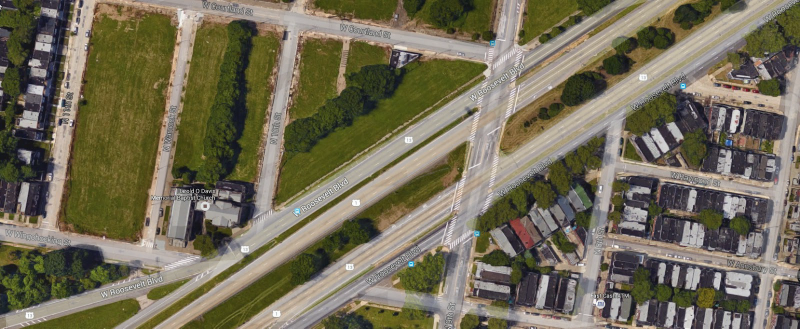
%> input picture input_image4.png, 1600 x 657 px (shown at 1/2 size)
$ octave road_extraction4.m   (GNU Octave 9; MATLAB toolbox functions it lacks are replaced by stand-ins)
%> lines starting %> are read from the running program, lines starting %| are printed output that depends on the picture; in (x1, y1, x2, y2) boxes, pixels count from 0 and x2, y2 are one past the last pixel; in counts of white or black regions, pixels touching at a corner belong together; the program's own positions count from 1
clc
clear all;
close all;
I=imread('input_image4.png');
%> I is the input picture: size 657x1600x3 uint8; mean R, G, B 115.7, 109.4, 88.4
figure;
imshow(I);
title('Original image');

J=rgb2gray(I);
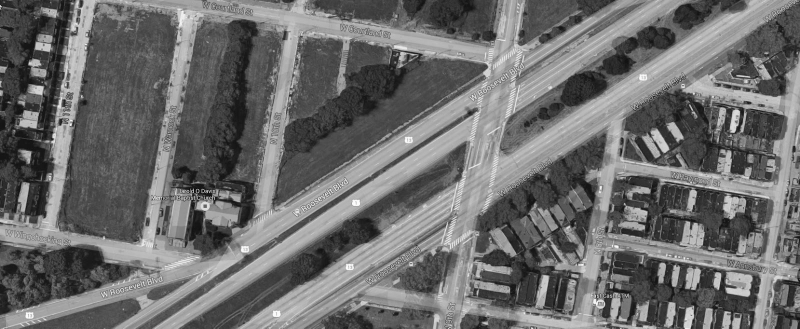
%> J: size 657x1600 uint8 (shown at 1/2 size); min 0, max 255, mean 108.9
%whos
figure,imshow(J);
title('grayscale image');
% [7 lines of commented-out code are left out]
figure;
imshow(J);

level = graythresh(J);
%> level = 0.455
I=im2bw(J,level);
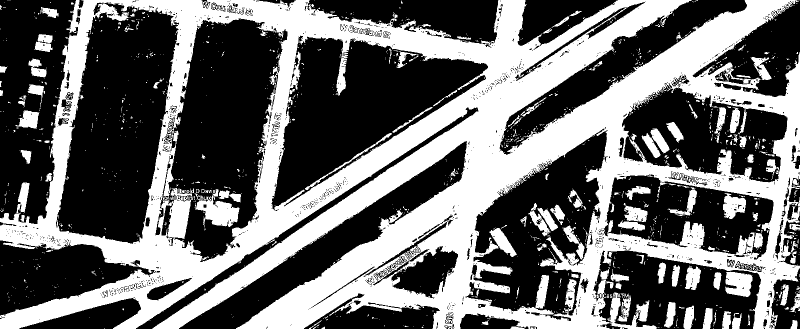
%> I: size 657x1600 logical (shown at 1/2 size); 42.1% white; 1407 white regions (1241 under 20 px), largest, box (x1, y1, x2, y2) and area: (0, 0, 1600, 657) 399456, (392, 378, 479, 454) 3210, (1450, 543, 1505, 594) 2108
I=imread('input_image4.png');
I = im2bw(I, 0.65);
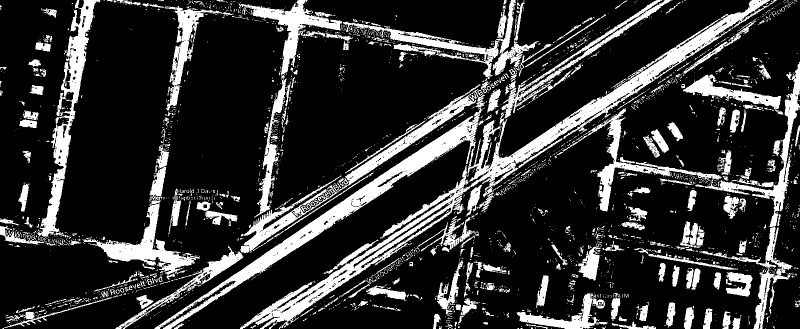
%> I: size 657x1600 logical (shown at 1/2 size); 20% white; 2650 white regions (2243 under 20 px), largest, box (x1, y1, x2, y2) and area: (309, 0, 1554, 657) 64663, (1125, 124, 1600, 454) 13265, (74, 0, 201, 474) 11638
figure;
imshow(I);
title('Binary image after thresholding');


B = medfilt2(I);
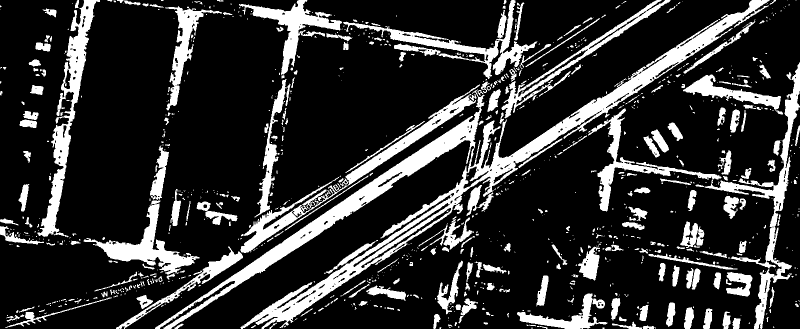
%> B: size 657x1600 logical (shown at 1/2 size); 19.4% white; 999 white regions (675 under 20 px), largest, box (x1, y1, x2, y2) and area: (310, 0, 1539, 657) 54616, (1176, 125, 1600, 657) 17332, (75, 0, 200, 475) 11873
figure,imshow(B);
title('median filtered image');

im = bwareaopen(B,1500);
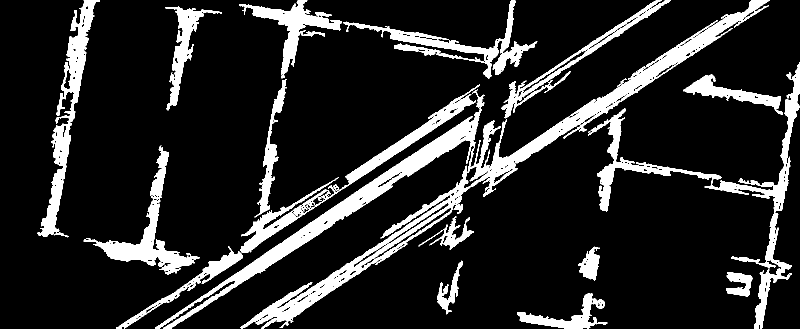
%> im: size 657x1600 logical (shown at 1/2 size); 14.6% white; 18 white regions, largest, box (x1, y1, x2, y2) and area: (310, 0, 1539, 657) 54616, (1176, 125, 1600, 657) 17332, (75, 0, 200, 475) 11873
%Binary = imfill(im,'holes');
figure,imshow(im);
title('removing connected components(pixel <6)');

 gt=imread('ground_truth4.png');
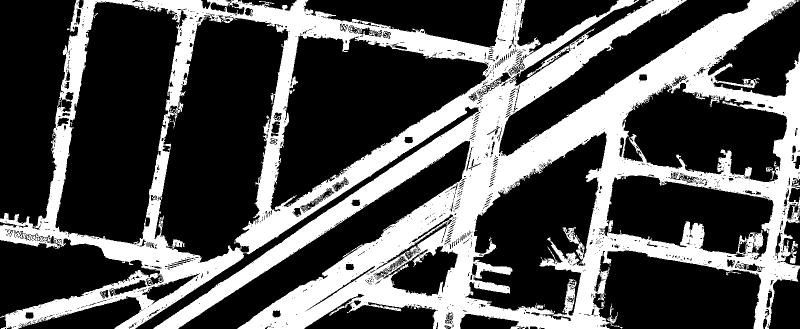
%> input picture ground_truth4.png, 1600 x 657 px (shown at 1/2 size)
%> gt is the input picture: size 657x1600 uint8; values 0 (black) and 1 (white), 33.2% white; 1 white region, box (x1, y1, x2, y2) and area: (0, 0, 1600, 657) 349088
 gt_numeric=double(gt);
 im_numeric=double(im*1);

 figure,
 imshow(gt_numeric);
 title('image 4 groundtruth');

 gt_1D=gt_numeric(:);
 im_1D=im_numeric(:);
%> (the run ends here)
